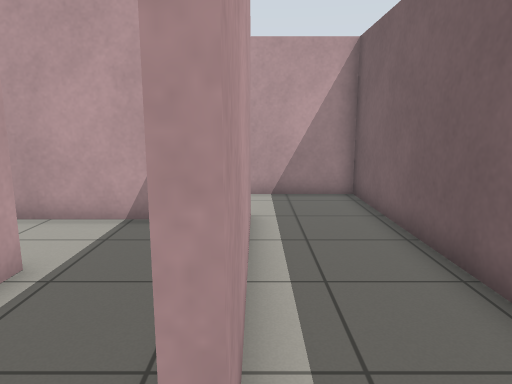
view 1 (above)

24 first-person views from a walk through a robot-simulator world made for Gazebo. The camera is 1.1 m above the floor, tilts 10° down and sees 70° across. The floor is counted in squares, 0.5 m on a side. Each view is taken from the middle of a square. On the plan, view 1 faces up. The plan holds only what a view shows up to about 19 squares ahead; the rest is blank.

view 2
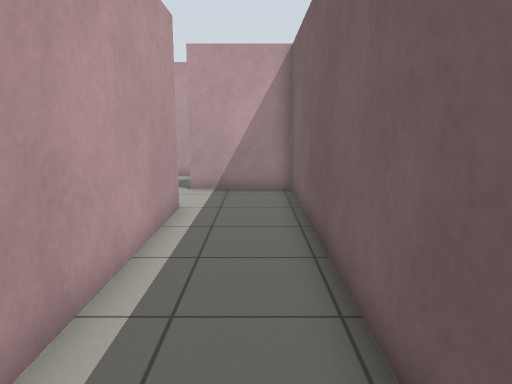

view 3
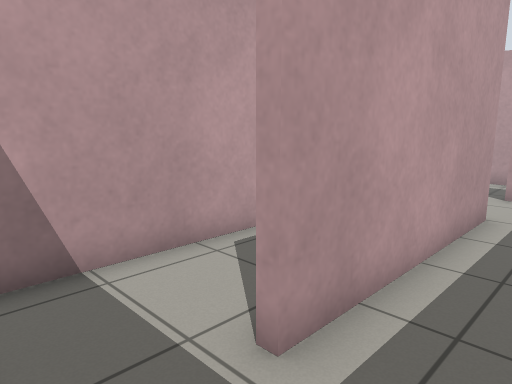

view 4
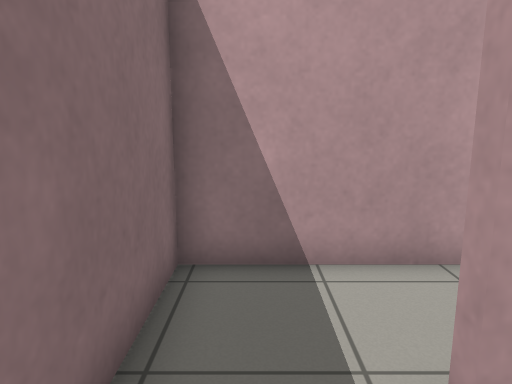

view 5
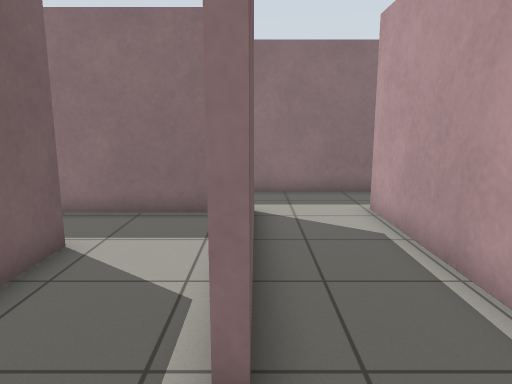

view 6
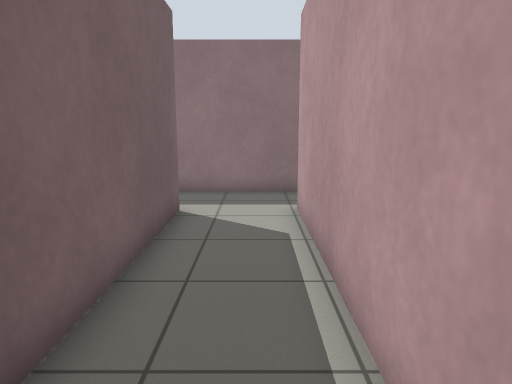

view 7
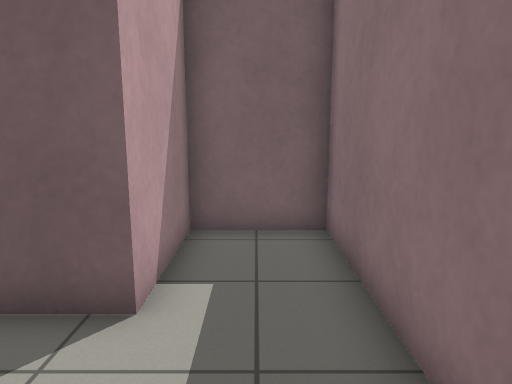

view 8
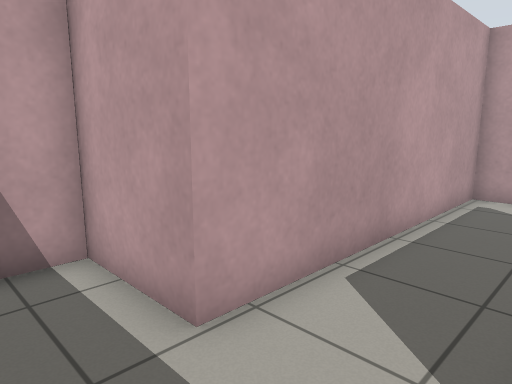

view 9
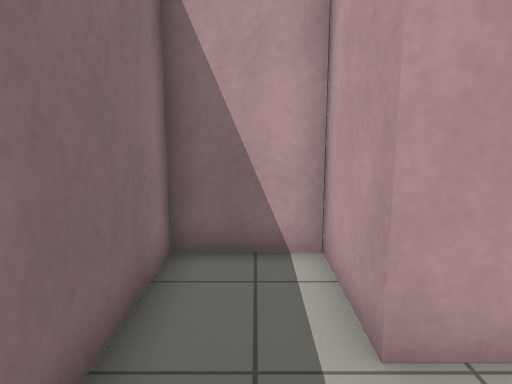

view 10
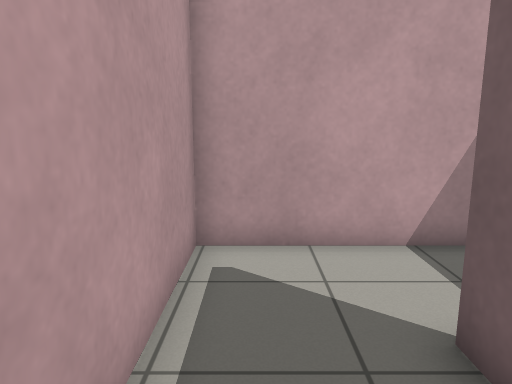

view 11
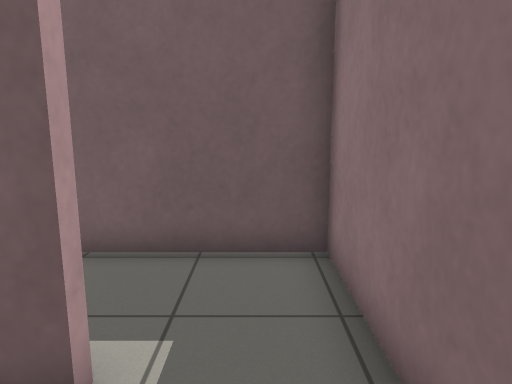

view 12
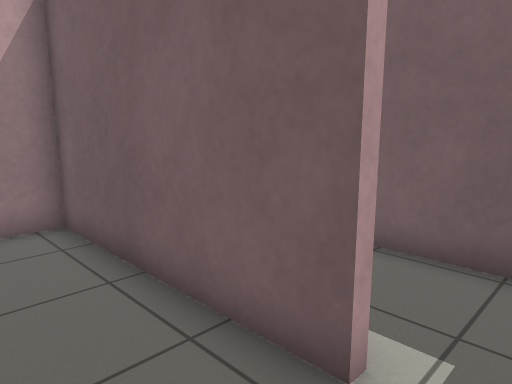

view 13
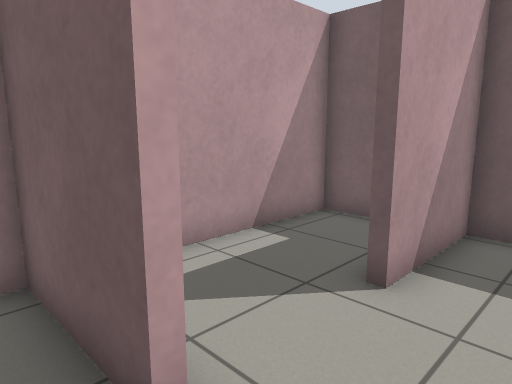

view 14
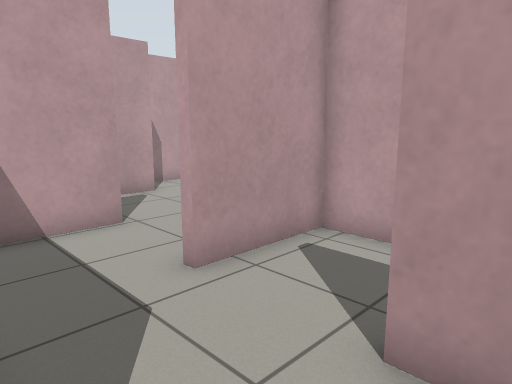

view 15
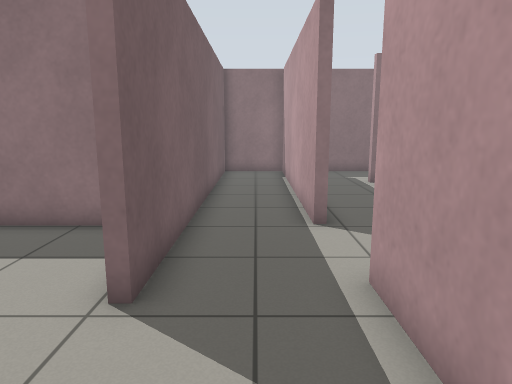

view 16
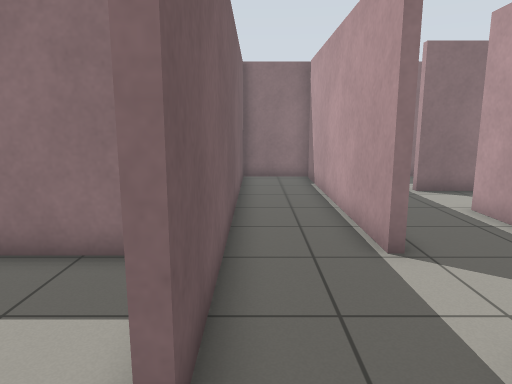

view 17
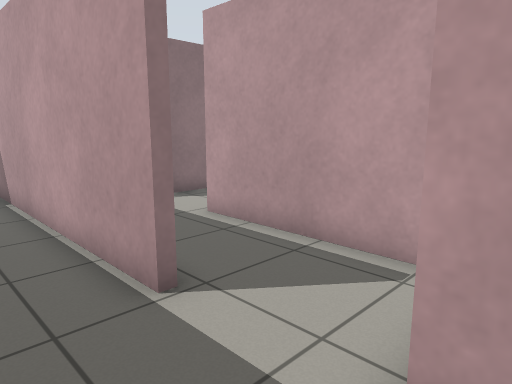

view 18
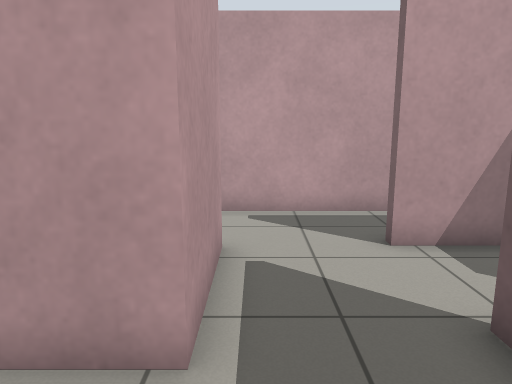

view 19
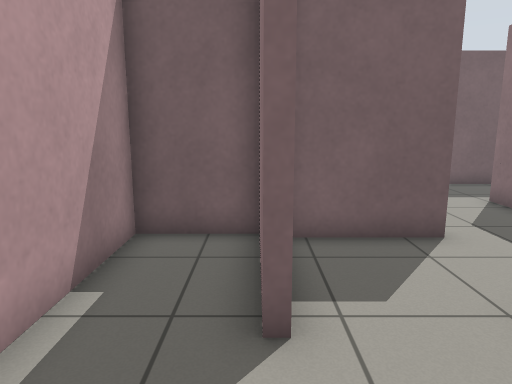

view 20
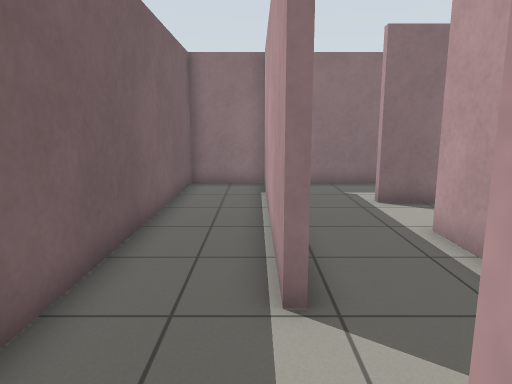

view 21
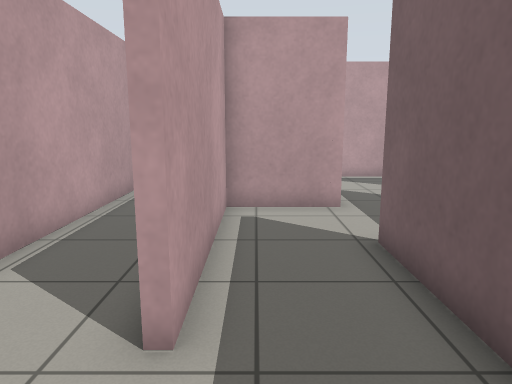

view 22
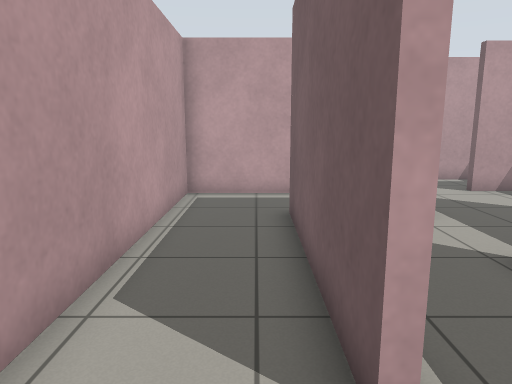

view 23
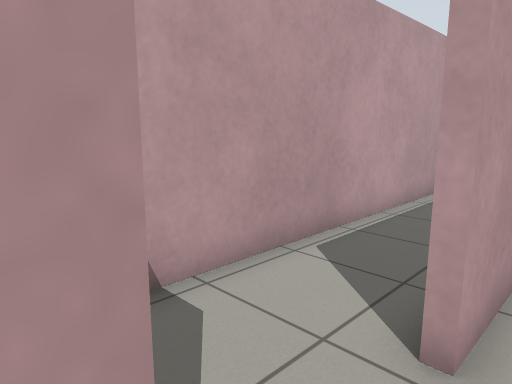

view 24
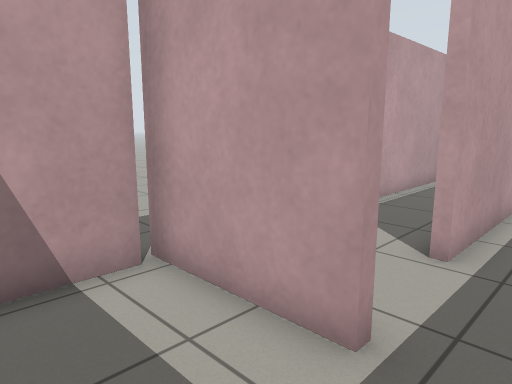

### Floor plan
Ten units are one square. View 1 is at (0, 0); x grows to the right and y downward. Boxes are objects, and circles mark ways between rooms. Rooms are numbered by the first view taken in them; rooms with no view inside come last. Other rooms are left out.
<svg viewBox="-181 -190 219 240">
<path fill="none" stroke="#000" d="M-1 -89 -1 -14M-4 13 33 13 33 -121 6 -121M-36 -55 -36 13 -4 13M-4 -14 -4 -86 -46 -86M-46 -86 -71 -86 -71 18 -102 18 -102 45 -4 45 -4 16 -40 16 -40 -55M-40 -121 -40 -156 -65 -156M-71 -128 -71 -103M-58 -89 -31 -89M-75 -159 -45 -159M-106 -156 -106 -121M-65 -156 -75 -156M-125 -179 -125 -165M-74 -116 -74 -128M-36 -156 -36 -185 -110 -185M-106 -89 -102 -89 -102 13M-105 15 -74 15 -74 -116M-106 -50 -106 -89M-106 -121 -138 -121 -138 -53M-138 -53 -141 -53 -141 -124M-138 -152 -173 -152 -173 -42M-161 -23 -136 -23M-152 15 -121 15M-136 -20 -176 -20M-173 -17 -173 3M6 -121 -4 -121 -4 -125M-11 -89 -1 -89M33 -142 33 -156 -36 -156 -36 -121"/>
<circle cx="0" cy="-5" r="3" fill="#2a7"/>
<circle cx="0" cy="-105" r="3" fill="#2a7"/>
<circle cx="-40" cy="-70" r="3" fill="#2a7"/>
<circle cx="-70" cy="-140" r="3" fill="#2a7"/>
<circle cx="-40" cy="-110" r="3" fill="#2a7"/>
<circle cx="-90" cy="-120" r="3" fill="#2a7"/>
<circle cx="-110" cy="-100" r="3" fill="#2a7"/>
<circle cx="-140" cy="-40" r="3" fill="#2a7"/>
<circle cx="-125" cy="-20" r="3" fill="#2a7"/>
<text x="10" y="-50">1</text>
<text x="-20" y="-40">2</text>
<text x="-50" y="0">3</text>
<text x="-50" y="-120">4</text>
<text x="-90" y="-160">5</text>
<text x="-90" y="-50">6</text>
<text x="-120" y="-70">7</text>
<text x="-150" y="-90">8</text>
<text x="-150" y="0">9</text>
<text x="-10" y="-130">10</text>
</svg>
Room 1 opens to room 2. Room 1 opens to room 10. Room 2 opens to room 3. Room 4 opens to room 5. Room 4 opens to room 10. Room 5 opens to room 6. Room 6 opens to room 7. Room 7 opens to room 8. Room 7 opens to room 9.

Where each view was taken, in squares from view 1:
view 1: 0 up, 0 right, facing up
view 2: 1 down, 2 right, facing up
view 3: 1 down, 2 right, facing up-left
view 4: 0 up, 2 right, facing left
view 5: 8 up, 4 left, facing down
view 6: 8 up, 6 left, facing down
view 7: 3 down, 8 left, facing right
view 8: 4 down, 4 left, facing up-left
view 9: 3 down, 4 left, facing left
view 10: 2 up, 6 left, facing up
view 11: 0 up, 3 left, facing right
view 12: 0 up, 3 left, facing up-right
view 13: 10 up, 5 left, facing up-right
view 14: 9 up, 1 right, facing up-left
view 15: 17 up, 9 left, facing down
view 16: 15 up, 8 left, facing down
view 17: 13 up, 8 left, facing down-left
view 18: 9 up, 10 left, facing up
view 19: 16 up, 11 left, facing right
view 20: 13 up, 10 left, facing down
view 21: 2 up, 13 left, facing up
view 22: 3 up, 15 left, facing up
view 23: 2 up, 13 left, facing up-left
view 24: 1 down, 12 left, facing up-left
